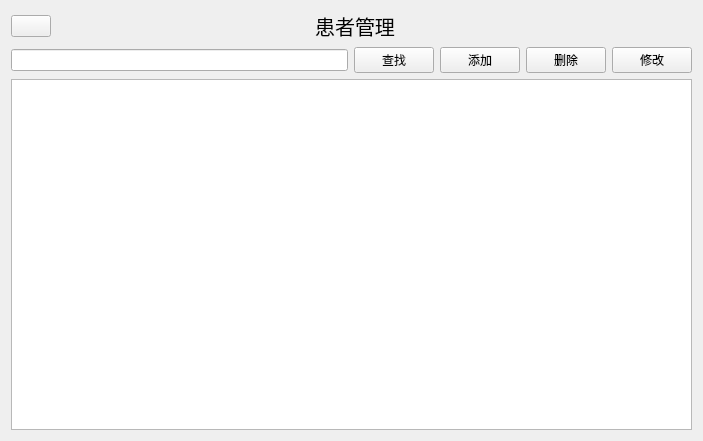
<?xml version="1.0" encoding="UTF-8"?>
<ui version="4.0">
 <class>patientManagerwidget</class>
 <widget class="QWidget" name="patientManagerwidget">
  <property name="geometry">
   <rect>
    <x>0</x>
    <y>0</y>
    <width>703</width>
    <height>441</height>
   </rect>
  </property>
  <property name="windowTitle">
   <string>Form</string>
  </property>
  <layout class="QGridLayout" name="gridLayout">
   <item row="0" column="0">
    <layout class="QVBoxLayout" name="verticalLayout_2">
     <item>
      <layout class="QHBoxLayout" name="horizontalLayout_3">
       <item>
        <layout class="QHBoxLayout" name="horizontalLayout_2">
         <item>
          <widget class="QPushButton" name="returnbtn">
           <property name="text">
            <string/>
           </property>
           <property name="icon">
            <iconset resource="resource.qrc">
             <normaloff>:/return.png</normaloff>:/return.png</iconset>
           </property>
          </widget>
         </item>
         <item>
          <spacer name="horizontalSpacer">
           <property name="orientation">
            <enum>Qt::Orientation::Horizontal</enum>
           </property>
           <property name="sizeHint" stdset="0">
            <size>
             <width>40</width>
             <height>20</height>
            </size>
           </property>
          </spacer>
         </item>
        </layout>
       </item>
       <item>
        <widget class="QLabel" name="label">
         <property name="font">
          <font>
           <pointsize>15</pointsize>
          </font>
         </property>
         <property name="text">
          <string>患者管理</string>
         </property>
         <property name="alignment">
          <set>Qt::AlignmentFlag::AlignHCenter|Qt::AlignmentFlag::AlignTop</set>
         </property>
        </widget>
       </item>
       <item>
        <spacer name="horizontalSpacer_2">
         <property name="orientation">
          <enum>Qt::Orientation::Horizontal</enum>
         </property>
         <property name="sizeHint" stdset="0">
          <size>
           <width>40</width>
           <height>20</height>
          </size>
         </property>
        </spacer>
       </item>
      </layout>
     </item>
     <item>
      <layout class="QVBoxLayout" name="verticalLayout">
       <item>
        <layout class="QHBoxLayout" name="horizontalLayout">
         <item>
          <widget class="QLineEdit" name="lineEdit"/>
         </item>
         <item>
          <widget class="QPushButton" name="pushButton">
           <property name="text">
            <string>查找</string>
           </property>
          </widget>
         </item>
         <item>
          <widget class="QPushButton" name="pushButton_2">
           <property name="text">
            <string>添加</string>
           </property>
          </widget>
         </item>
         <item>
          <widget class="QPushButton" name="pushButton_3">
           <property name="text">
            <string>删除</string>
           </property>
          </widget>
         </item>
         <item>
          <widget class="QPushButton" name="pushButton_4">
           <property name="text">
            <string>修改</string>
           </property>
          </widget>
         </item>
        </layout>
       </item>
       <item>
        <widget class="QTableView" name="tableView"/>
       </item>
      </layout>
     </item>
    </layout>
   </item>
  </layout>
 </widget>
 <resources>
  <include location="resource.qrc"/>
 </resources>
 <connections/>
</ui>
